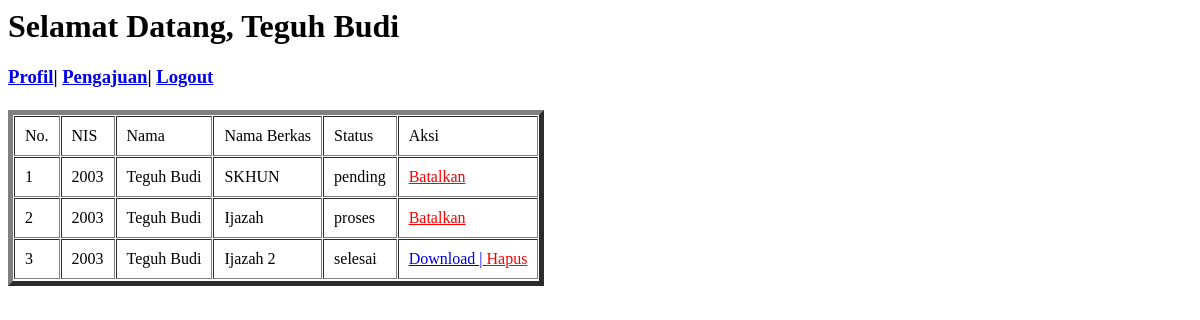
The app's page /siswa-dashboard.php (signed in), older data.
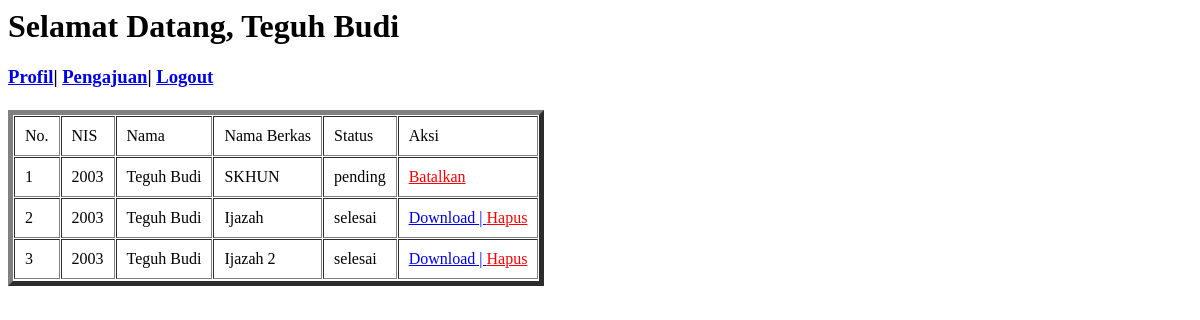
The same page, newer data.
### tables this page shows
CREATE TABLE `tbl_transaksi` (
  `id_transaksi` int(11) NOT NULL,
  `nis` int(11) NOT NULL,
  `nama` varchar(200) NOT NULL,
  `nama_file` varchar(100) NOT NULL,
  `status` varchar(100) NOT NULL,
  `berkas` varchar(100) NOT NULL
);

CREATE TABLE `tbl_simpan` (
  `id_simpan` int(11) NOT NULL,
  `nis` int(11) NOT NULL,
  `id_transaksi` int(11) NOT NULL,
  `nama_file` varchar(100) NOT NULL,
  `no_sertifikat` varchar(100) NOT NULL,
  `berkas` varchar(100) NOT NULL
);

### functions.php (called while the page is built, shortened)
<?php
$koneksi = mysqli_connect("localhost", "root", "", "db_sekolah");
function query($query) {
    global $koneksi;
    $result = mysqli_query($koneksi, $query);
    $rows = [];
    while( $row = mysqli_fetch_assoc($result) ) {
        $rows[] = $row;
    }
    return $rows;
}
?>

### siswa-dashboard.php (the view, shortened to what this page needs)
<?php
$user = $_SESSION["logged_in_user"];
require 'functions.php';
$pengajuan = query("SELECT * FROM tbl_transaksi
WHERE tbl_transaksi.nis = '$user'");
$namauser = $_SESSION["logged_in_nama"];
?>
<html lang="en">
<head>
</head>
<body>
    <h1>Selamat Datang, <?= $namauser?></h1>
    <h3>
        <nav>
        <a href="siswa-profil.php?nis=<?= $user?>">Profil</a>|
        <a href="siswa-pengajuan.php">Pengajuan</a>|
        <a href="siswa-logout.php">Logout</a>
        </nav><br>
        <table border="5" cellpadding="10" cellspacing="1">
            <tr>
                <td>No.</td>
                <td>NIS</td>
                <td>Nama</td>
                <td>Nama Berkas</td>
                <td>Status</td>
                <td>Aksi</td>
            </tr>
            <tr>
            <?php $angka = 1; ?>
            <?php foreach($pengajuan as $row): ?>
                <td><?= $angka?></td>
                <td><?= $row["nis"] ?></td>
                <td><?= $row["nama"] ?></td>
                <td><?= $row["nama_file"] ?></td>
                <td><?= $row["status"] ?></td>
                <?php
                    if($row['status'] == 'selesai'){
                        $sql = mysqli_query($koneksi, "SELECT tbl_simpan.*, tbl_transaksi.id_transaksi FROM tbl_simpan
                        JOIN tbl_transaksi ON tbl_transaksi.id_transaksi=tbl_simpan.id_transaksi
                        ");
                   foreach($sql as $data) :
                        if ($data['id_transaksi'] == $row['id_transaksi']) {
                            echo "<td><a href='download.php?berkas=$data[berkas]&nama=$user'>Download | </a>";
                            echo "<a href='hapus-transaksi.php?id=$row[id_transaksi]' onclick='return confirm('yakin??')' style='color:red;'>Hapus</a></td>";
                        }
                    endforeach;
                    }
                else{
                    echo "<td><a href='hapus-transaksi.php?id=$row[id_transaksi]' onclick='return confirm('yakin??')' style='color:red;'>Batalkan</a></td>";
                }
                ?>
                <tr>
            <?php $angka++;?>
            <?php endforeach;?>
        </table>
    </h3>
</body>
</html>

Row changes from the older to the newer data that the page shows:
changed tbl_transaksi "Ijazah": status "proses" → "selesai"; no longer shows "Batalkan"
